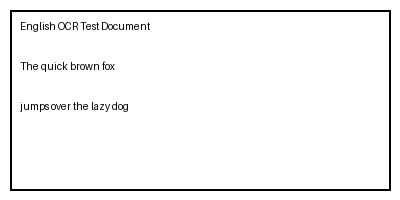
#> input picture ocr-service/tests/fixtures/sample_english_scan.png, 400 x 200 px
$ python -i layout_analyzer.py   (imports and definitions only)   (older library calls are emulated)
#> lines starting #> are read from the running program, lines starting #| are printed output that depends on the picture; after the words box and inside, x2 and y2 are one past the last pixel; in counts of white or black regions, pixels touching at a corner belong together
#> further down, picture is the input picture: shape (200, 400, 3); min 0, max 255, mean 245.5
"""Layout analysis for text region detection and table recognition."""

from typing import Optional
import cv2
import numpy as np
from PIL import Image
import structlog

# [1 line that did not run here, left out]


class LayoutAnalyzer:
    """Analyze document layout to detect regions, tables, and headers."""

    def __init__(self):
        """Initialize layout analyzer."""
        pass

    # [55 lines left out: function detect_regions, not called in this run]

    def detect_tables(self, image: Image.Image) -> list[dict]:
        """
        Detect table regions in image.

        Args:
            image: PIL Image

        Returns:
            List of table bounding boxes
        """
        try:
            cv_image = cv2.cvtColor(np.array(image), cv2.COLOR_RGB2BGR)
            gray = cv2.cvtColor(cv_image, cv2.COLOR_BGR2GRAY)

            # Detect lines using Hough transform
            edges = cv2.Canny(gray, 50, 150)
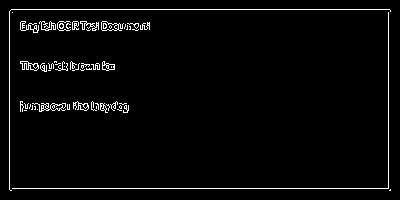
#> edges: shape (200, 400); 2.9% white in thin lines or dots, all inside (x1, y1, x2, y2) = (9, 9, 391, 191)

            # Detect horizontal lines
            h_kernel = cv2.getStructuringElement(cv2.MORPH_RECT, (40, 1))
            h_lines = cv2.morphologyEx(edges, cv2.MORPH_OPEN, h_kernel, iterations=1)
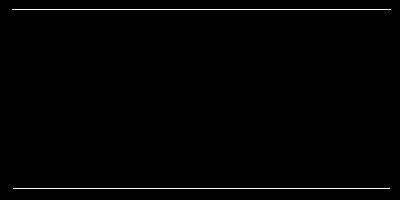
#> h_lines: shape (200, 400); 0.95% white in thin lines or dots, all inside (x1, y1, x2, y2) = (12, 9, 391, 189)

            # Detect vertical lines
            v_kernel = cv2.getStructuringElement(cv2.MORPH_RECT, (1, 40))
            v_lines = cv2.morphologyEx(edges, cv2.MORPH_OPEN, v_kernel, iterations=1)
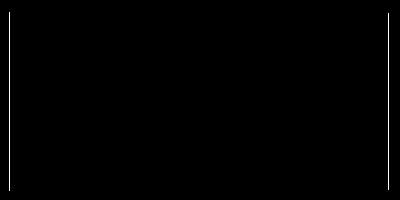
#> v_lines: shape (200, 400); 0.45% white in thin lines or dots, all inside (x1, y1, x2, y2) = (9, 12, 389, 191)

            # Combine
            grid = cv2.add(h_lines, v_lines)
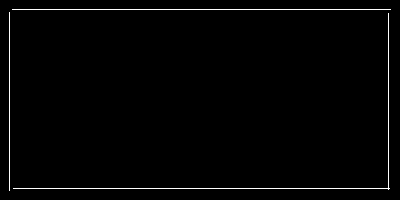
#> grid: shape (200, 400); 1.4% white in thin lines or dots, all inside (x1, y1, x2, y2) = (9, 9, 391, 191)

            # Find contours of table regions
            contours, _ = cv2.findContours(
                grid, cv2.RETR_TREE, cv2.CHAIN_APPROX_SIMPLE
            )
#> contours = 3 contours, all with area under 20

            tables = []
            for contour in contours:
                x, y, w, h = cv2.boundingRect(contour)

                # Filter by size (tables should be reasonably large)
                if w < 50 or h < 50:
                    continue

                tables.append(
                    {
                        "bounding_box": [x, y, x + w, y + h],
                        "width": w,
                        "height": h,
                    }
                )
#> this loop made 3 passes
#> (contour, x, y, w, h) on passes 2 to 3: ([[9, 12], [9, 190]], 9, 12, 1, 179), ([[12, 9], [390, 9]], 12, 9, 379, 1)
#> (x, y, w, h) on pass 1: (13, 13, 377, 177)
#> after the loop, tables = 1 item

            return tables

        except Exception as e:
            logger.warning("table_detection_failed", error=str(e))
            return []

    # [89 lines left out: functions detect_headers, detect_columns, not called in this run]

>>> import cv2
>>> picture = cv2.cvtColor(cv2.imread('../../tests/fixtures/sample_english_scan.png'), cv2.COLOR_BGR2RGB)
>>> result = LayoutAnalyzer().detect_tables(picture)
#> result = 1 item
